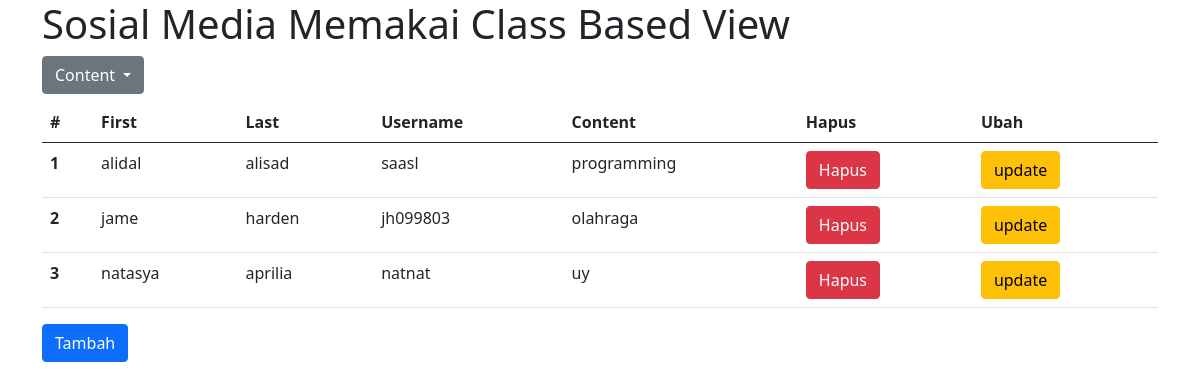
Screenshot of /sosmed/ with the database file from the repository.
### sosmed/models.py (models this page shows, shortened)
class Instagram(models.Model):
	nama_depan 		= models.CharField(max_length=100)
	nama_belakang 	= models.CharField(max_length=100)
	username 		= models.CharField(max_length=100)
	content 		= models.CharField(max_length=100)

### sosmed/views.py (the view)
# urls.py: path('', SosmedListView.as_view(), name='list'),
class SosmedListView(SosmedSubList, TemplateView):
	template_name ='sosmed/list.html'
	def get_context_data(self, *args, **kwargs):
		list_akun = self.get_list_data(self.request.GET)
		list_content = Instagram.objects.values_list('content', flat=True).distinct()
		context = {
		'page_title': 'Sosial Media Memakai Class Based View',
		'semua_akun':list_akun,
		'list_content':list_content,
		}
		return context

### sosmed/views.py (called while the page is built)
	def get_list_data(self, get_request):
		if len(get_request)==0:
			sublist = Instagram.objects.all()
		elif get_request.__contains__('content_filter'):
			sublist = Instagram.objects.filter(content = get_request['content_filter'])
		else :
			sublist = Instagram.objects.none()
		return sublist

### sosmed/templates/sosmed/list.html (shortened to what this page needs)
{% extends "base.html" %}
{% block contents %}
	<h1>{{page_title}}</h1>
	<div class="dropdown">
	  <button class="btn btn-secondary dropdown-toggle" type="button" id="dropdownMenuButton1" data-bs-toggle="dropdown" aria-expanded="false">
	    Content
	  </button>
	</div>
	<table class="table mt-2">
	  <thead>
	    <tr>
	      <th scope="col">#</th>
	      <th scope="col">First</th>
	      <th scope="col">Last</th>
	      <th scope="col">Username</th>
	      <th scope="col">Content</th>
	      <th scope="col">Hapus</th>
	      <th scope="col">Ubah</th>
	    </tr>
	  </thead>
	  <tbody>
	  	{% for akun in semua_akun %}
	  		<tr>
		      <th scope="row">{{forloop.counter}}</th>
		      <td>{{akun.nama_depan}}</td>
		      <td>{{akun.nama_belakang}}</td>
		      <td>{{akun.username}}</td>
		      <td>{{akun.content}}</td>
		      <td><a class="btn btn-danger" href="{% url 'sosmed:delete' akun.id %}">Hapus</a></td>
		      <td><a class="btn btn-warning" href="{% url 'sosmed:update' akun.id %}">update</a></td>
		    </tr>
	  	{% endfor %}
	  </tbody>
	</table>
	<a class="btn btn-primary" href="{% url 'sosmed:create' %}">Tambah</a>
{% endblock contents %}

### templates/base.html (shortened to what this page needs)
 <!doctype html>
<html lang="en">
  <head>
   <link href="https://cdn.jsdelivr.net/npm/bootstrap@5.0.2/dist/css/bootstrap.min.css" rel="stylesheet">
  </head>
  <body>
  	<div class="container">
  		{% block contents %}
  		{% endblock contents %}
  	</div>
  </body>
</html>

### rows the page displays
Instagram: nama_depan "alidal", nama_belakang "alisad", username "saasl", content "programming"
Instagram: nama_depan "jame", nama_belakang "harden", username "jh099803", content "olahraga"
Instagram: nama_depan "natasya", nama_belakang "aprilia", username "natnat", content "uy"
